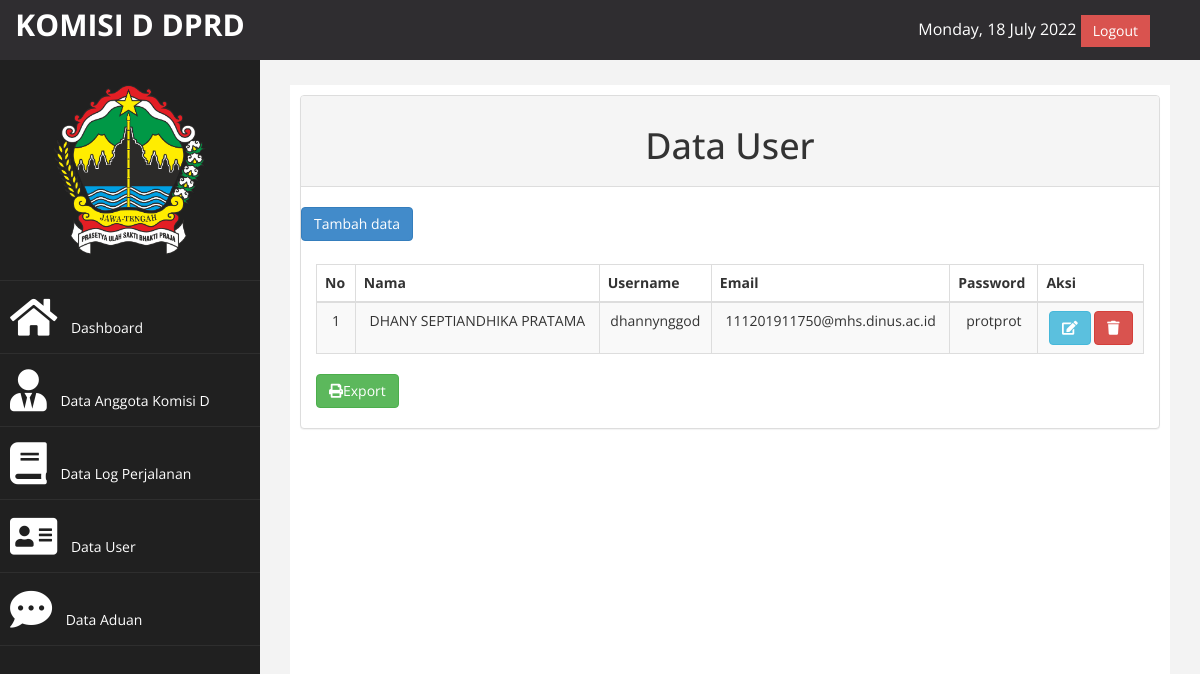
Screenshot of /index.php?page=user (signed in) with the database file from the repository.
### tables this page shows
CREATE TABLE `tb_user` (
  `id` int(11) NOT NULL,
  `name` varchar(50) NOT NULL,
  `username` varchar(25) NOT NULL,
  `email` varchar(50) NOT NULL,
  `password` varchar(75) NOT NULL
);

### page/user/user.php (the view, shortened to what this page needs)
<div class="row">
    <div class="col-md-12">
        <div class="panel panel-default">
            <div class="panel-heading">
                <center>
                    <h1>Data User</h1>
                </center>
            </div><br>
            <a href="?page=user&aksi=tambah" class="btn btn-primary" style="margin-bottom: 8px">Tambah data</a>
            <div class="panel-body">
                <div class="table-responsive">
                    <table class="table table-striped table-bordered table-hover" id="dataTables-example">
                        <thead>
                            <tr align="center">
                                <th>No</th>
                                <th>Nama</th>
                                <th>Username</th>
                                <th>Email</th>
                                <th>Password</th>
                                <th>Aksi</th>
                            </tr>
                        </thead>
                        <tbody>
                            <?php
                            $no = 1;
                            $sql = $koneksi->query("SELECT * from tb_user");
                            while ($data = $sql->fetch_assoc()) {
                            ?>
                                <tr align="center">
                                    <td><?php echo $no++ ?></td>
                                    <td><?php echo $data['name']; ?></td>
                                    <td><?php echo $data['username']; ?></td>
                                    <td><?php echo $data['email']; ?></td>
                                    <td><?php echo $data['password']; ?></td>
                                    <td>
                                        <a href="?page=user&aksi=edit&id=<?php echo $data['id']; ?>" class="btn btn-info"><i class="fa fa-pencil-square-o fa-1x"></i></a>
                                        <a onclick="return confirm('Apakah anda yakin akan menghapus data ini?')" href="?page=user&aksi=delete&id=<?php echo $data['id']; ?> " class="btn btn-danger"><i class="fa fa-trash fa-1x"></i></a>
                                    </td>
                                </tr>
                            <?php } ?>
                        </tbody>
                    </table>
                    <div>
                        <a href="./laporan/export_user.php" class="btn btn-success class" style="margin-bottom: 5px">
                            <i class="fa fa-print"></i>Export</a>
                    </div>
                </div>
            </div>
        </div>
    </div>

### assets/css/custom.css (style rules this page uses)
body { font-family: 'Open Sans', sans-serif; }

### rows the page displays
tb_user: name "DHANY SEPTIANDHIKA PRATAMA", username "dhannynggod", email "111201911750@mhs.dinus.ac.id", password "protprot"
